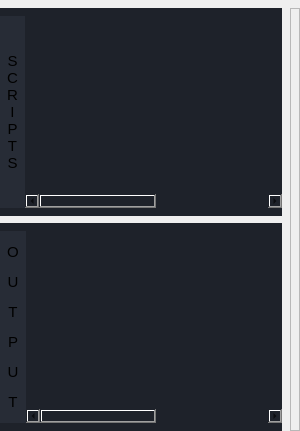
                                   <widget class="QWidget" name="roto_tab">
                                    <attribute name="title">
                                     <string>ROTO</string>
                                    </attribute>
                                    <layout class="QGridLayout" name="gridLayout_27">
                                     <property name="leftMargin">
                                      <number>0</number>
                                     </property>
                                     <property name="topMargin">
                                      <number>8</number>
                                     </property>
                                     <property name="rightMargin">
                                      <number>0</number>
                                     </property>
                                     <property name="bottomMargin">
                                      <number>0</number>
                                     </property>
                                     <property name="spacing">
                                      <number>0</number>
                                     </property>
                                     <item row="0" column="0">
                                      <widget class="QFrame" name="scripts_pre_frame_2">
                                       <property name="sizePolicy">
                                        <sizepolicy hsizetype="Expanding" vsizetype="Expanding">
                                         <horstretch>0</horstretch>
                                         <verstretch>0</verstretch>
                                        </sizepolicy>
                                       </property>
                                       <property name="frameShape">
                                        <enum>QFrame::NoFrame</enum>
                                       </property>
                                       <property name="frameShadow">
                                        <enum>QFrame::Raised</enum>
                                       </property>
                                       <layout class="QVBoxLayout" name="verticalLayout_4">
                                        <property name="spacing">
                                         <number>7</number>
                                        </property>
                                        <property name="leftMargin">
                                         <number>0</number>
                                        </property>
                                        <property name="topMargin">
                                         <number>0</number>
                                        </property>
                                        <property name="rightMargin">
                                         <number>8</number>
                                        </property>
                                        <property name="bottomMargin">
                                         <number>0</number>
                                        </property>
                                        <item>
                                         <widget class="QFrame" name="scripts_frame_2">
                                          <property name="styleSheet">
                                           <string notr="true">background-color: rgb(30, 34, 42);</string>
                                          </property>
                                          <property name="frameShape">
                                           <enum>QFrame::NoFrame</enum>
                                          </property>
                                          <property name="frameShadow">
                                           <enum>QFrame::Raised</enum>
                                          </property>
                                          <layout class="QHBoxLayout" name="horizontalLayout_25">
                                           <property name="spacing">
                                            <number>0</number>
                                           </property>
                                           <property name="leftMargin">
                                            <number>0</number>
                                           </property>
                                           <property name="topMargin">
                                            <number>8</number>
                                           </property>
                                           <property name="rightMargin">
                                            <number>0</number>
                                           </property>
                                           <property name="bottomMargin">
                                            <number>8</number>
                                           </property>
                                           <item>
                                            <widget class="QFrame" name="scripts_label_frame_2">
                                             <property name="styleSheet">
                                              <string notr="true">background-color: rgb(39, 44, 54);</string>
                                             </property>
                                             <property name="frameShape">
                                              <enum>QFrame::NoFrame</enum>
                                             </property>
                                             <property name="frameShadow">
                                              <enum>QFrame::Raised</enum>
                                             </property>
                                             <layout class="QHBoxLayout" name="horizontalLayout_26">
                                              <property name="spacing">
                                               <number>0</number>
                                              </property>
                                              <property name="leftMargin">
                                               <number>7</number>
                                              </property>
                                              <property name="topMargin">
                                               <number>0</number>
                                              </property>
                                              <property name="rightMargin">
                                               <number>7</number>
                                              </property>
                                              <property name="bottomMargin">
                                               <number>0</number>
                                              </property>
                                              <item>
                                               <widget class="QLabel" name="scripts_label_2">
                                                <property name="font">
                                                 <font>
                                                  <pointsize>11</pointsize>
                                                 </font>
                                                </property>
                                                <property name="text">
                                                 <string>S
C
R
I
P
T
S</string>
                                                </property>
                                                <property name="alignment">
                                                 <set>Qt::AlignCenter</set>
                                                </property>
                                               </widget>
                                              </item>
                                             </layout>
                                            </widget>
                                           </item>
                                           <item>
                                            <widget class="QTreeWidget" name="Rscripts_treeWid">
                                             <property name="font">
                                              <font>
                                               <pointsize>10</pointsize>
                                              </font>
                                             </property>
                                             <property name="styleSheet">
                                              <string notr="true">alternate-background-color: rgb(32, 36, 45);</string>
                                             </property>
                                             <property name="frameShape">
                                              <enum>QFrame::NoFrame</enum>
                                             </property>
                                             <property name="frameShadow">
                                              <enum>QFrame::Raised</enum>
                                             </property>
                                             <property name="sizeAdjustPolicy">
                                              <enum>QAbstractScrollArea::AdjustIgnored</enum>
                                             </property>
                                             <property name="autoScroll">
                                              <bool>true</bool>
                                             </property>
                                             <property name="editTriggers">
                                              <set>QAbstractItemView::NoEditTriggers</set>
                                             </property>
                                             <property name="alternatingRowColors">
                                              <bool>true</bool>
                                             </property>
                                             <property name="animated">
                                              <bool>true</bool>
                                             </property>
                                             <property name="columnCount">
                                              <number>5</number>
                                             </property>
                                             <attribute name="headerVisible">
                                              <bool>false</bool>
                                             </attribute>
                                             <column>
                                              <property name="text">
                                               <string>New Column</string>
                                              </property>
                                             </column>
                                             <column>
                                              <property name="text">
                                               <string>New Column</string>
                                              </property>
                                             </column>
                                             <column>
                                              <property name="text">
                                               <string>New Column</string>
                                              </property>
                                             </column>
                                             <column>
                                              <property name="text">
                                               <string>New Column</string>
                                              </property>
                                             </column>
                                             <column>
                                              <property name="text">
                                               <string>New Column</string>
                                              </property>
                                             </column>
                                            </widget>
                                           </item>
                                          </layout>
                                         </widget>
                                        </item>
                                        <item>
                                         <widget class="QFrame" name="preren_frame_2">
                                          <property name="styleSheet">
                                           <string notr="true">background-color: rgb(30, 34, 42);</string>
                                          </property>
                                          <property name="frameShape">
                                           <enum>QFrame::NoFrame</enum>
                                          </property>
                                          <property name="frameShadow">
                                           <enum>QFrame::Raised</enum>
                                          </property>
                                          <layout class="QHBoxLayout" name="horizontalLayout_27">
                                           <property name="spacing">
                                            <number>0</number>
                                           </property>
                                           <property name="leftMargin">
                                            <number>0</number>
                                           </property>
                                           <property name="topMargin">
                                            <number>8</number>
                                           </property>
                                           <property name="rightMargin">
                                            <number>0</number>
                                           </property>
                                           <property name="bottomMargin">
                                            <number>8</number>
                                           </property>
                                           <item>
                                            <widget class="QFrame" name="preren_label_frame_2">
                                             <property name="styleSheet">
                                              <string notr="true">background-color: rgb(39, 44, 54);</string>
                                             </property>
                                             <property name="frameShape">
                                              <enum>QFrame::NoFrame</enum>
                                             </property>
                                             <property name="frameShadow">
                                              <enum>QFrame::Raised</enum>
                                             </property>
                                             <layout class="QHBoxLayout" name="horizontalLayout_28">
                                              <property name="spacing">
                                               <number>0</number>
                                              </property>
                                              <property name="leftMargin">
                                               <number>7</number>
                                              </property>
                                              <property name="topMargin">
                                               <number>0</number>
                                              </property>
                                              <property name="rightMargin">
                                               <number>7</number>
                                              </property>
                                              <property name="bottomMargin">
                                               <number>0</number>
                                              </property>
                                              <item>
                                               <widget class="QLabel" name="preren_label_2">
                                                <property name="font">
                                                 <font>
                                                  <pointsize>11</pointsize>
                                                 </font>
                                                </property>
                                                <property name="text">
                                                 <string>&lt;html&gt;&lt;head/&gt;&lt;body&gt;&lt;p&gt;O&lt;/p&gt;&lt;p&gt;U&lt;/p&gt;&lt;p&gt;T&lt;/p&gt;&lt;p&gt;P&lt;/p&gt;&lt;p&gt;U&lt;/p&gt;&lt;p&gt;T&lt;/p&gt;&lt;/body&gt;&lt;/html&gt;</string>
                                                </property>
                                                <property name="alignment">
                                                 <set>Qt::AlignCenter</set>
                                                </property>
                                               </widget>
                                              </item>
                                             </layout>
                                            </widget>
                                           </item>
                                           <item>
                                            <widget class="QTreeWidget" name="Routput_treeWid">
                                             <property name="styleSheet">
                                              <string notr="true">alternate-background-color: rgb(32, 36, 45);</string>
                                             </property>
                                             <property name="frameShape">
                                              <enum>QFrame::NoFrame</enum>
                                             </property>
                                             <property name="frameShadow">
                                              <enum>QFrame::Raised</enum>
                                             </property>
                                             <property name="editTriggers">
                                              <set>QAbstractItemView::NoEditTriggers</set>
                                             </property>
                                             <property name="alternatingRowColors">
                                              <bool>true</bool>
                                             </property>
                                             <property name="animated">
                                              <bool>true</bool>
                                             </property>
                                             <property name="columnCount">
                                              <number>5</number>
                                             </property>
                                             <attribute name="headerVisible">
                                              <bool>false</bool>
                                             </attribute>
                                             <column>
                                              <property name="text">
                                               <string>New Column</string>
                                              </property>
                                             </column>
                                             <column>
                                              <property name="text">
                                               <string>New Column</string>
                                              </property>
                                             </column>
                                             <column>
                                              <property name="text">
                                               <string>New Column</string>
                                              </property>
                                             </column>
                                             <column>
                                              <property name="text">
                                               <string>New Column</string>
                                              </property>
                                             </column>
                                             <column>
                                              <property name="text">
                                               <string>New Column</string>
                                              </property>
                                             </column>
                                            </widget>
                                           </item>
                                          </layout>
                                         </widget>
                                        </item>
                                       </layout>
                                      </widget>
                                     </item>
                                     <item row="0" column="1">
                                      <widget class="QFrame" name="ou_qc_frame_2">
                                       <property name="frameShape">
                                        <enum>QFrame::StyledPanel</enum>
                                       </property>
                                       <property name="frameShadow">
                                        <enum>QFrame::Raised</enum>
                                       </property>
                                       <layout class="QVBoxLayout" name="verticalLayout_11">
                                        <property name="spacing">
                                         <number>8</number>
                                        </property>
                                        <property name="leftMargin">
                                         <number>0</number>
                                        </property>
                                        <property name="topMargin">
                                         <number>0</number>
                                        </property>
                                        <property name="rightMargin">
                                         <number>8</number>
                                        </property>
                                        <property name="bottomMargin">
                                         <number>0</number>
                                        </property>
                                       </layout>
                                      </widget>
                                     </item>
                                    </layout>
                                   </widget>
